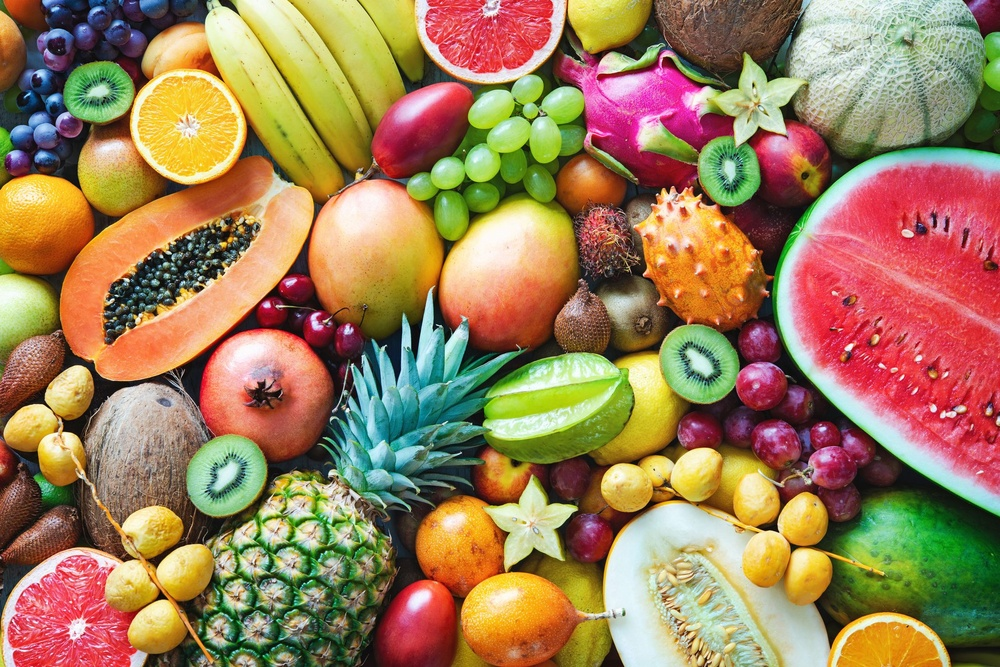
%> input picture fruits.jpg, 1000 x 667 px, shrunk from 2119 x 1414 before the run
$ octave task9_3.m   (GNU Octave 9; MATLAB toolbox functions it lacks are replaced by stand-ins)
%> lines starting %> are read from the running program, lines starting %| are printed output that depends on the picture
I=imread('F:\4-1\Computer Networks\Lab\fruits.jpg');
%> I is the input picture: size 667x1000x3 uint8; mean R, G, B 157.8, 126.8, 88.8
I1=I(:,:,1); %red plate
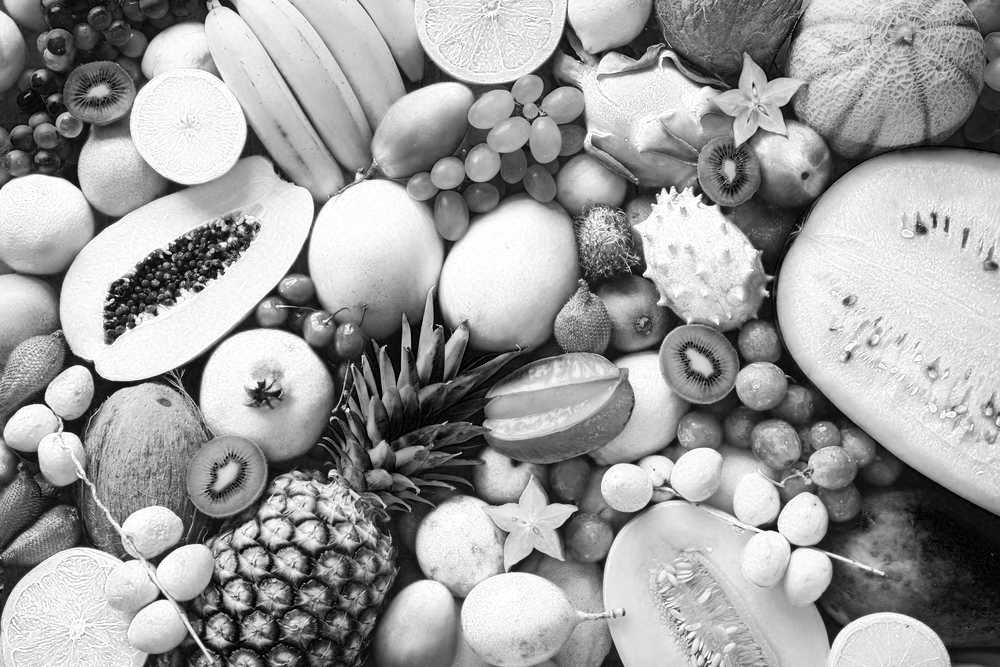
%> I1: size 667x1000 uint8; min 0, max 255, mean 157.8
I2=I(:,:,2); %green plate
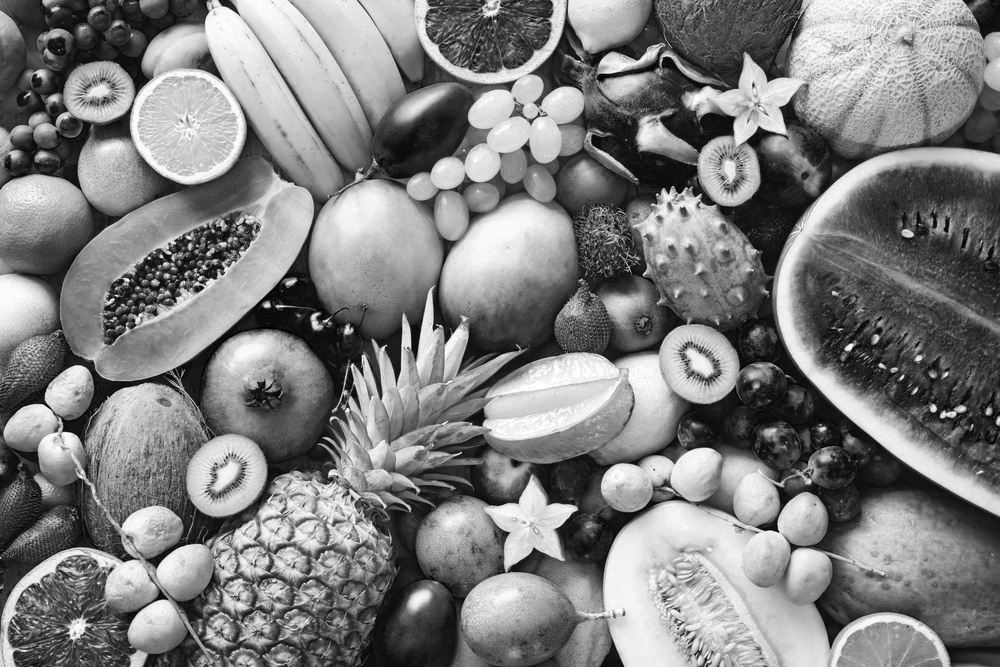
%> I2: size 667x1000 uint8; min 0, max 255, mean 126.8
I3=I(:,:,3); %blue plate
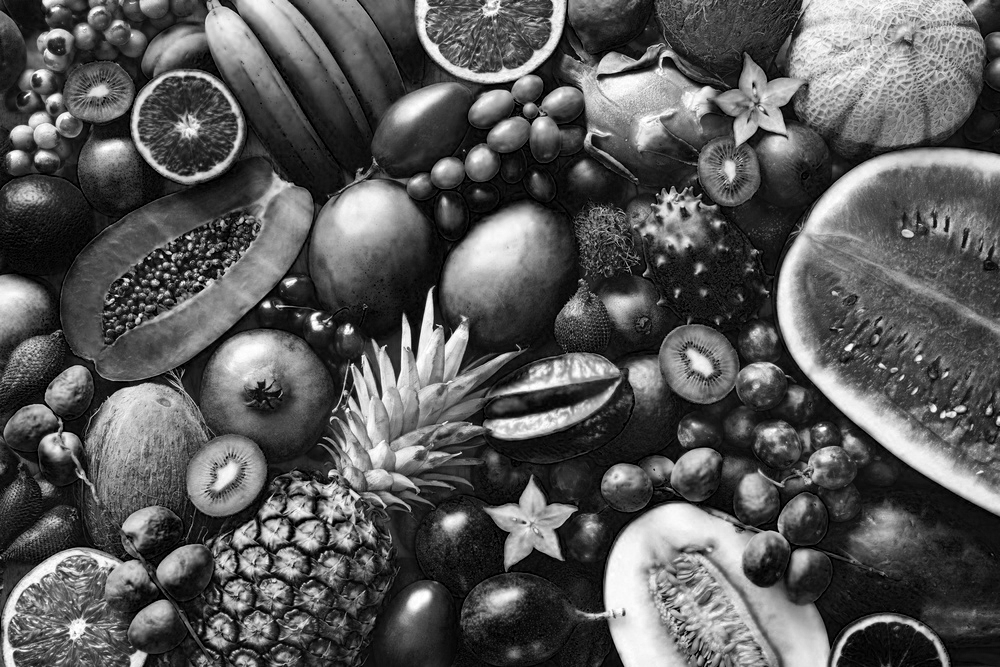
%> I3: size 667x1000 uint8; min 0, max 255, mean 88.8
subplot(2,2,1)
imshow(I1)
title('Red plate')
subplot(2,2,2)
imshow(I2)
title('Green plate')
subplot(2,2,3)
imshow(I3)
title('Blue plate')
Y=cat(3,I1,I2,I3);
subplot(2,2,4)
imshow(Y)
title('RGB image')
